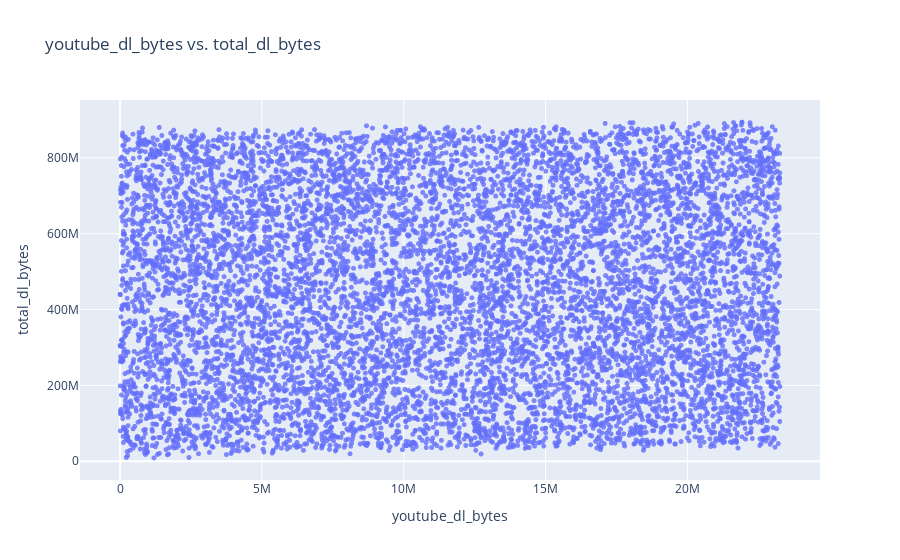

Write notebook code for a chart like this one.
### Code cell
plotly_scatter(df.sample(10000), 'youtube_dl_bytes', 'total_dl_bytes', marker_size=5)

### Figure 1 — Plotly figure (JSON) as saved in the notebook; plotly's stock layout.template omitted (floating-point values rounded to 4 significant figures; data arrays with more than 128 entries replaced by an {"elided": "..."} marker saying what was removed)
{"data": [{"hovertemplate": "youtube_dl_bytes=%{x}<br>total_dl_bytes=%{y}<extra></extra>", "legendgroup": "", "marker": {"color": "#636efa", "opacity": 0.8, "size": 5, "symbol": "circle"}, "mode": "markers", "name": "", "showlegend": false, "type": "scattergl", "x": {"elided": "10000 int values"}, "xaxis": "x", "y": {"elided": "10000 int values"}, "yaxis": "y"}], "layout": {"legend": {"tracegroupgap": 0}, "title": {"text": "youtube_dl_bytes vs. total_dl_bytes"}, "xaxis": {"anchor": "y", "domain": [0, 1], "title": {"text": "youtube_dl_bytes"}}, "yaxis": {"anchor": "x", "domain": [0, 1], "title": {"text": "total_dl_bytes"}}}}
